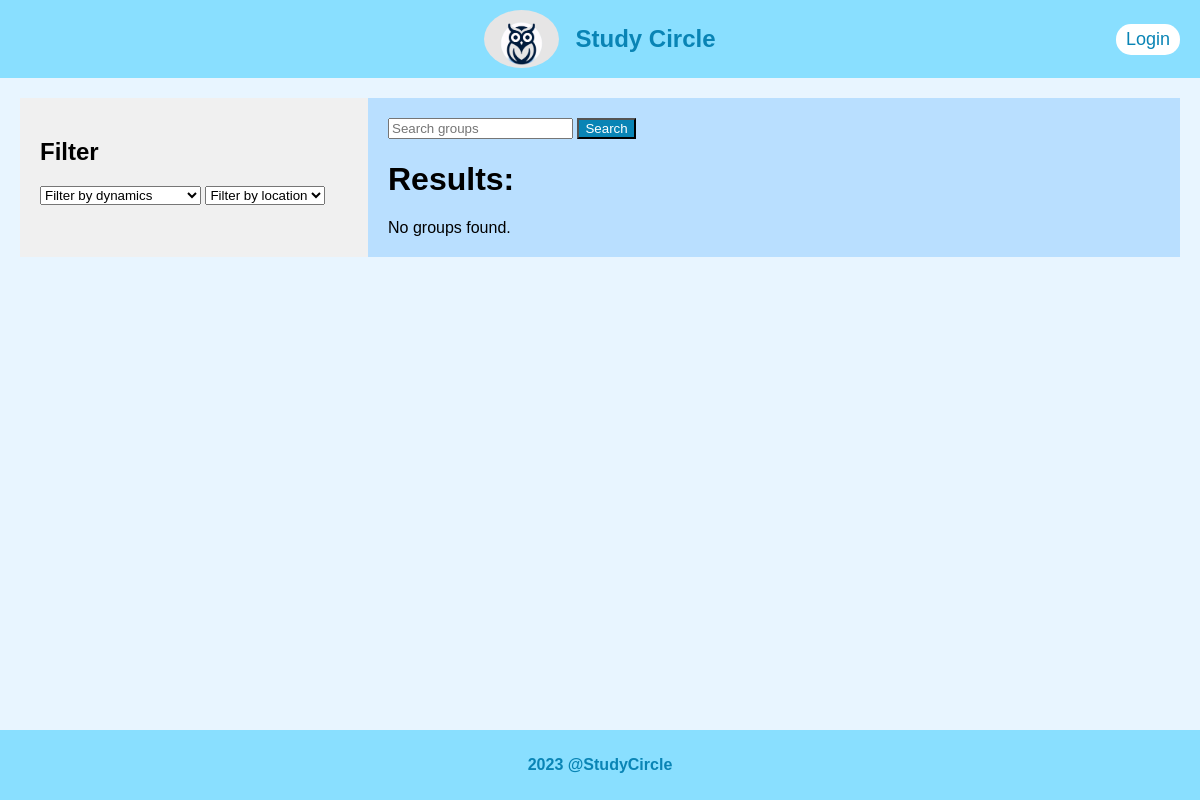
Before: /groups/groups/search/ with the older database file.
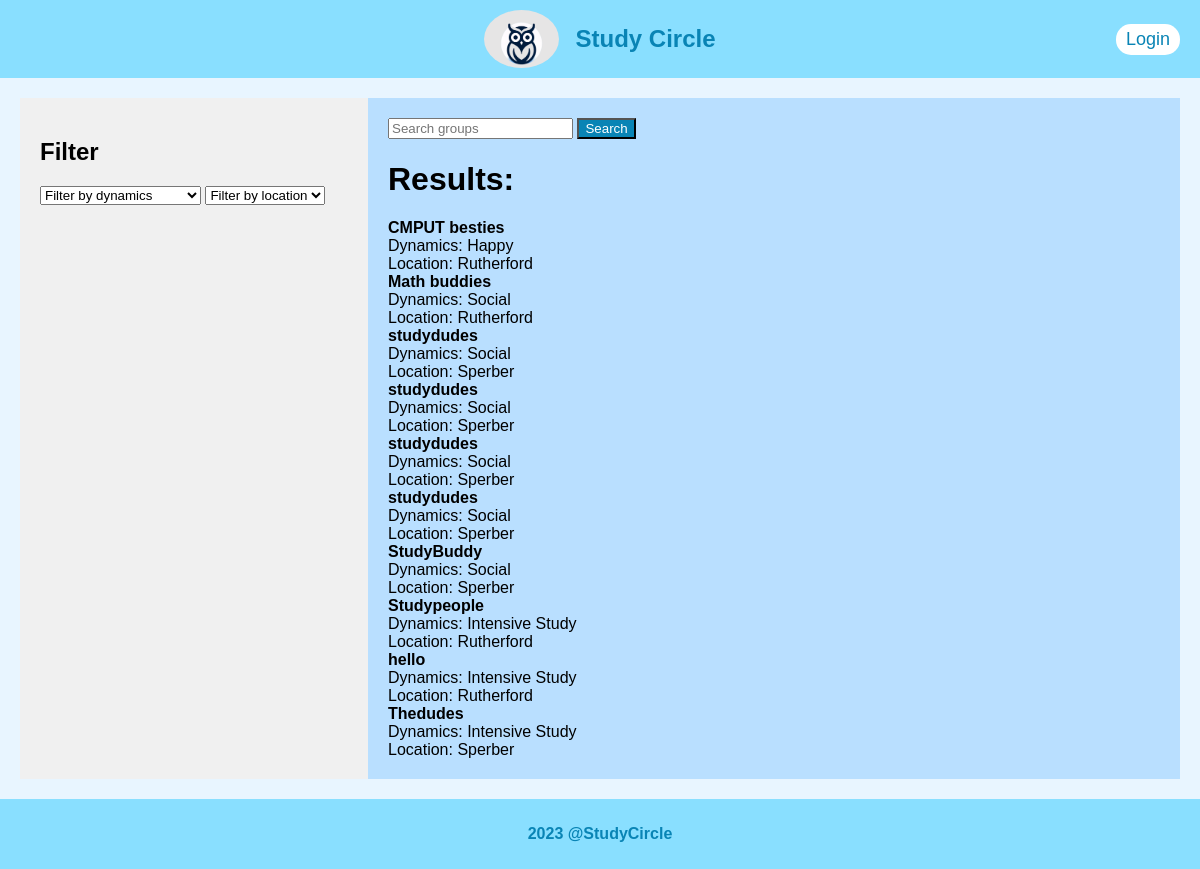
After: the same page with the newer database file.
### groups/models.py (models this page shows, shortened)
class Group(models.Model):
    name = models.CharField(max_length=100)
    bio = models.TextField(verbose_name="Group Bio", blank=True)
    meeting_date = models.DateField(verbose_name="Meeting Date", default=datetime.date.today)
    meeting_time = models.TimeField(verbose_name="Meeting Time", default=datetime.time(12, 0))
    session_type = models.CharField(max_length=100, choices=SESSION_TYPE_CHOICES)
    dynamics = models.CharField(max_length=100, choices=GROUP_DYNAMICS_CHOICES)
    location = models.CharField(max_length=100, choices=LOCATION_CHOICES)

### groups/views.py (the view)
# urls.py: path('groups/search/', views.group_search_view, name='group_search'),
def group_search_view(request):
    groups = Group.objects.all()  # Start with all groups
    search_query = request.GET.get('search', '')
    filter_dynamics = request.GET.get('dynamics', '')
    filter_location = request.GET.get('location', '')
    query = Q()  # Start with an empty query
    if filter_dynamics:
        query &= Q(dynamics=filter_dynamics)
    if filter_location:
        query &= Q(location=filter_location)
    if search_query:
        query &= Q(name__icontains=search_query)
    groups = groups.filter(query)
    dynamics_choices = Group._meta.get_field('dynamics').choices
    location_choices = Group._meta.get_field('location').choices
    return render(request, 'groups/group_search.html', {
        'groups': groups,
        'dynamics_choices': dynamics_choices,
        'location_choices': location_choices,
        'search_query': search_query,
        'filter_dynamics': filter_dynamics,
        'filter_location': filter_location,
    })

### groups/templates/groups/group_search.html (shortened to what this page needs)
{% extends 'layout.html' %}
{% block content %}
<div style="display: flex;">
    <div style="background-color: #F0F0F0; padding: 20px; width: 30%; min-width: 200px;">
        <h2>Filter</h2>
        <form>
            <select name="dynamics" onchange="this.form.submit()">
                <option value="">Filter by dynamics</option>
            </select>
            <select name="location" onchange="this.form.submit()">
                <option value="">Filter by location</option>
            </select>
        </form>
    </div>
    <div style="background-color: #B9DFFF; padding: 20px; width: 70%; min-width: 400px;">
        <div>
            <form action="{% url 'groups:group_search' %}" method="get">
                <input type="text" name="search" value="{{ search_query }}" placeholder="Search groups">
                <input type="submit" value="Search" style="background-color: #0984B5; color: white;">
            </form>
        </div>
        <h1>Results:</h1>
        {% for group in groups %}
        <div>
            <strong>{{ group.name }}</strong><br>
            Dynamics: {{ group.get_dynamics_display }}<br>
            Location: {{ group.get_location_display }}<br>
        </div>
        {% empty %}
        <div>No groups found.</div>
        {% endfor %}
    </div>
</div>
{% endblock %}

### templates/layout.html (shortened to what this page needs)
{% load static %}
<!DOCTYPE html>
<html>
<head>
    <link rel="stylesheet" href="{% static 'css/common.css' %}">
</head>
<body>
    <div class="nav">
        <div class="nav-title">
            <img src="{% static 'images/StudyCircleOwl.png' %}" alt="Logo" class="rounded-image">
            <a href="{% url 'core:index' %}"><h1 class="primary-font">Study Circle</h1></a>
        </div>
        <div class="links">
            {% if user.is_authenticated %}
                <div class="profile-link">
                    <a href="{% url 'users:profile' %}" class="secondary-font">Profile</a>
                </div>
                <div class="auth-link">
                    <a href="{% url 'users:logout' %}" class="secondary-font">Logout</a>
                </div>
            {% else %}
                <div class="auth-link">
                    <a href="{% url 'users:login' %}" class="secondary-font">Login</a>
                </div>
            {% endif %}
        </div>
    </div>
    <main>
        {% block content %}{% endblock %}
    </main>
    <div class="footer">
        <p>2023 @StudyCircle</p>
    </div>
</body>
</html>

### static/css/common.css (style rules this page uses)
* { box-sizing: border-box; }
html, body { width: 100%; height: 100%; margin: 0; padding: 0; font-family: 'Arial', sans-serif; }
body { font-family: Arial, Helvetica, sans-serif; background-color: #E8F5FF; min-height: 100%; display: flex; flex-direction: column; margin: 0; }
main { flex: 1; padding: 20px; }
.nav { display: flex; justify-content: space-between; align-items: center; background-color: #89DFFF; padding: 10px 20px; }
.nav-space, .nav-title, .links { flex: 1; }
.footer { background-color: #89DFFF; padding: 10px 20px; text-align: center; }
.footer p { color: #0984B5; font-weight: bold; }
.nav-title { display: flex; justify-content: center; }
.nav-title h1 { color: #0984B5; margin: 0; font-size: 24px; }
.links { display: flex; justify-content: flex-end; }
.profile-link, .auth-link { background-color: #39ACE7; border-radius: 15px; padding: 5px 10px; margin-left: 10px; }
.auth-link { background-color: #FFFFFF; }
.links a, .links a:visited { color: #0984B5; text-decoration: none; font-size: 18px; }
a, a:visited { text-decoration: none; }
.primary-font { color: #0984B5; }
.secondary-font { color: #39ACE7; }
.nav-title img { max-width: 75px; height: auto; border-radius: 50%; }
.nav-title { display: flex; align-items: center; gap: 16px; }
a, a:visited { color: #0984B5; text-decoration: none; }

Changed rows visible on the page:
added Group: name "CMPUT besties", dynamics "Happy", location "Rutherford"
added Group: name "Math buddies", dynamics "Social", location "Rutherford"
added Group: name "studydudes", dynamics "Social", location "Sperber"
added Group: name "studydudes", dynamics "Social", location "Sperber"
added Group: name "studydudes", dynamics "Social", location "Sperber"
added Group: name "studydudes", dynamics "Social", location "Sperber"
added Group: name "StudyBuddy", dynamics "Social", location "Sperber"
added Group: name "Studypeople", dynamics "Intensive Study", location "Rutherford"
added Group: name "hello", dynamics "Intensive Study", location "Rutherford"
added Group: name "Thedudes", dynamics "Intensive Study", location "Sperber"
Other visible differences:
text no longer shown: "No groups found."
